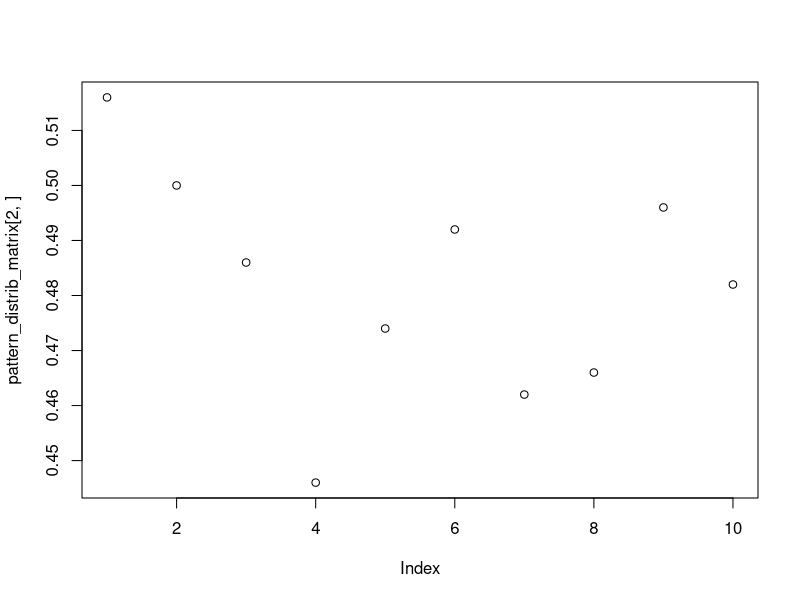

This figure's R source:
####################### create (same) random seq - using same seed always #########################
set.seed(1)
sequence_length <- 5000
data <-stringi::stri_rand_strings(1, sequence_length, '[ACGT]')
class(data)

#################################### load necessary libs ###########################################
library(NLP)         # only in order to avoid explicit reference using the package name
library(stringr)
library(stringi)
####################################################################################################

# calc_occurence <- function(strsequence, strpattern)
# {
#     len <- stri_length(strsequence)
#     occ <- str_count(strsequence, strpattern)
#     return(list(occ, occ/len))
# }

### First Question #################################################################################
### In the given sequence
###   a. find the distribution of the individual elements
###   b. verify from results if 2nd rule of Chargaff is followed
print("Ans: 1st Q =================================================================================")
####################################################################################################

####################################### Initialze vars #############################################
### For the 4 elements i.e. "A", "G", "T", "C" of the sequence create a 2x4 matrix         #########
### to hold number of appearances i.e. count and frequency                                 #########
####################################################################################################
distribution_matrix <- matrix(0, 2, 4)     # create a 2x4 matrix and initialize to 0
seq_elements <- c("A", "G", "T", "C")
colnames(distribution_matrix) <- seq_elements                            # name the columns
rownames(distribution_matrix) <- rbind("element_count", "element_freq")  # name the rows

## count i.e. occurence of individual elmements i.e. "A", "G", "T", "C" in the sequence data    ###
for (i in 1:length(seq_elements)) {
  distribution_matrix[1, i] = str_count(as.String(data), seq_elements[i])     # get count
  distribution_matrix[2, i] = distribution_matrix[1, i] / sequence_length     # get frequency
}

################################ print results  ####################################################
writeLines("\n")
print(distribution_matrix)
writeLines("\n")
sprintf("2nd Chargaff law (occ): A~T: % d - % d  G~C: % d - %d", distribution_matrix[1, 1], distribution_matrix[1, 3], distribution_matrix[1,2], distribution_matrix[1, 4])
sprintf("2nd Chargaff law (frq): A~T: % f - % f  G~C: % f - %f", distribution_matrix[2, 1], distribution_matrix[2, 3], distribution_matrix[2,2], distribution_matrix[2, 4])
writeLines("\n")

### Second Question ################################################################################
### split given data sequence into 10 substrings each of 500 chars (500 x 10)
###     find number of occurence of GC pattern in each of the 10 substrings
print("Ans: 2nd Q  G+C content in 10 substrs of length 500 ========================================")
####################################################################################################

sub_length <- 500
no_of_substrs <-  sequence_length / sub_length
GC_seq_elements <- c("C", "G")

## define a 2x10 matrix to hold
##   first row:  number of "G & "C" occurences per substr of length 500
##   second row: frequency  of "G & "C" occurences per substr of length 500
pattern_distrib_matrix <- matrix(0, 2, no_of_substrs)

for (i in 1:no_of_substrs) {                 # instead of a single loop with "i in seq format"
   start_str <- (i-1)*sub_length+1           # i.e. 1, 501, ..., 4501  etc - calc start of substr
   end_str   <- start_str + sub_length -1    # i.e  500, 1000, ..., 4500 etc - calc end of substr
   for (j in 1:length(GC_seq_elements)) {
      pattern_distrib_matrix[1, i] <- pattern_distrib_matrix[1, i] + str_count(substr(data, start_str, end_str), GC_seq_elements[j])
   }
}
for (i in 1:no_of_substrs){
  pattern_distrib_matrix[2, i] <- pattern_distrib_matrix[1, i] / sub_length     # get frequency
}

writeLines("\n")
pattern_distrib_matrix

###   (kind of of) simple scatter plot
x <- c(1, 2, 3, 4, 5, 6, 7, 8, 9, 10)
plot(pattern_distrib_matrix[2,])
